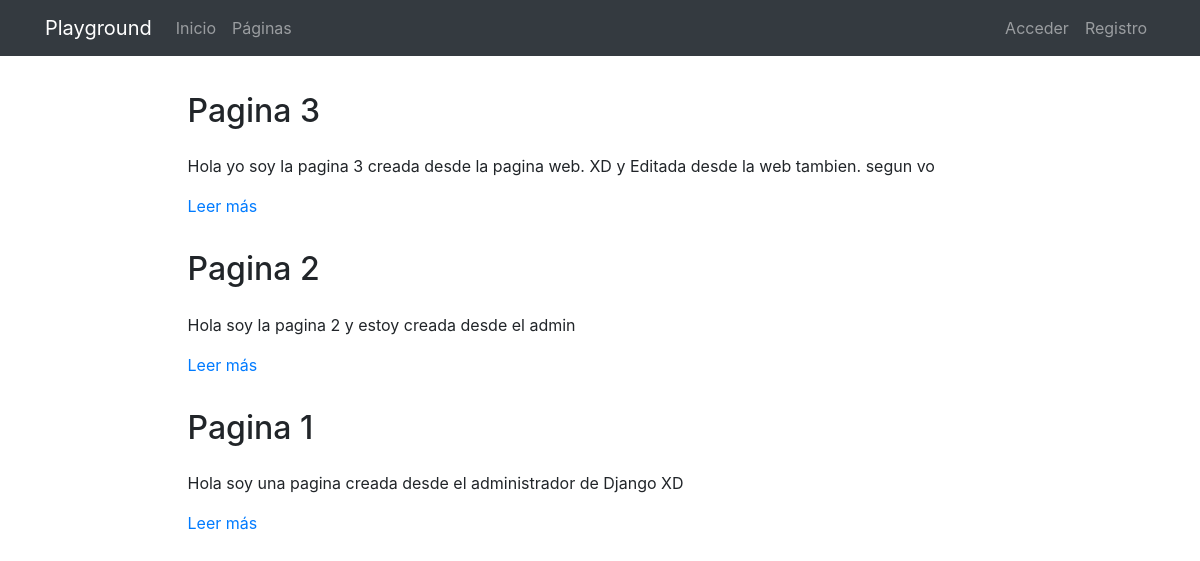
The page /pages/ on the database its author committed.
### pages/models.py (models this page shows, shortened)
class Page(models.Model):
    title = models.CharField(verbose_name="Título", max_length=200)
    content = RichTextField(verbose_name="Contenido")
    order = models.SmallIntegerField(verbose_name="Orden", default=0)
    created = models.DateTimeField(auto_now_add=True, verbose_name="Fecha de creación")
    updated = models.DateTimeField(auto_now=True, verbose_name="Fecha de edición")
    class Meta:
        verbose_name = "página"
        verbose_name_plural = "páginas"
        ordering = ['order', 'title']

### pages/views.py (the view)
# urls.py: path('', PagesListView.as_view(), name='pages'),
class PagesListView(ListView):
    model = Page

### pages/templates/pages/page_list.html (shortened to what this page needs)
{% extends 'core/base.html' %}
{% load static %}
{% block content %}
{% include 'pages/includes/page_menu.html' %}
<main role="main">
  <div class="container mb-4">
    {% for page in page_list|dictsort:'id' reversed %}
      <div class="row mt-3">
        <div class="col-md-9 mx-auto">
          <h2 class="mb-4">{{page.title}}</h2>
          <div>
            <p>{{page.content|striptags|safe|truncatechars:"200"}}</p>
            <p><a href="{% url 'pages:page' page.id page.title|slugify %}">Leer más</a>
            </p>
          </div>
        </div>
      </div>
    {% endfor %}
  </div>
</main>
{% endblock %}

### core/static/core/css/main.css (style rules this page uses)
main { padding-top: 20px; }
:root { --jumbotron-padding-y: 3rem; }

### rows shown on the page
Page: title "Pagina 3", content "Hola yo soy la pagina 3 creada desde la pagina web. XD y Editada desde la web tambien. segun vo"
Page: title "Pagina 2", content "Hola soy la pagina 2 y estoy creada desde el admin"
Page: title "Pagina 1", content "Hola soy una pagina creada desde el administrador de Django XD"
